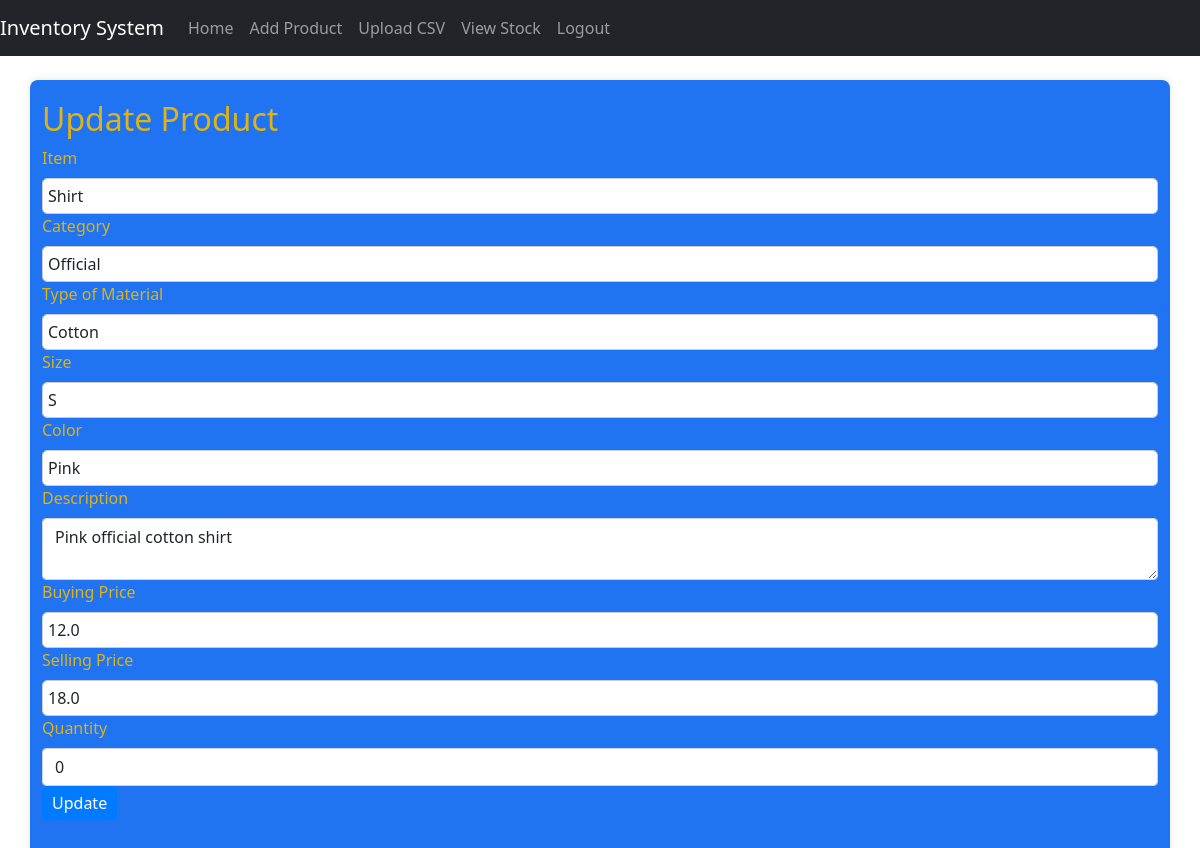
Before: /product/update/SO0004 (signed in) with the older database file.
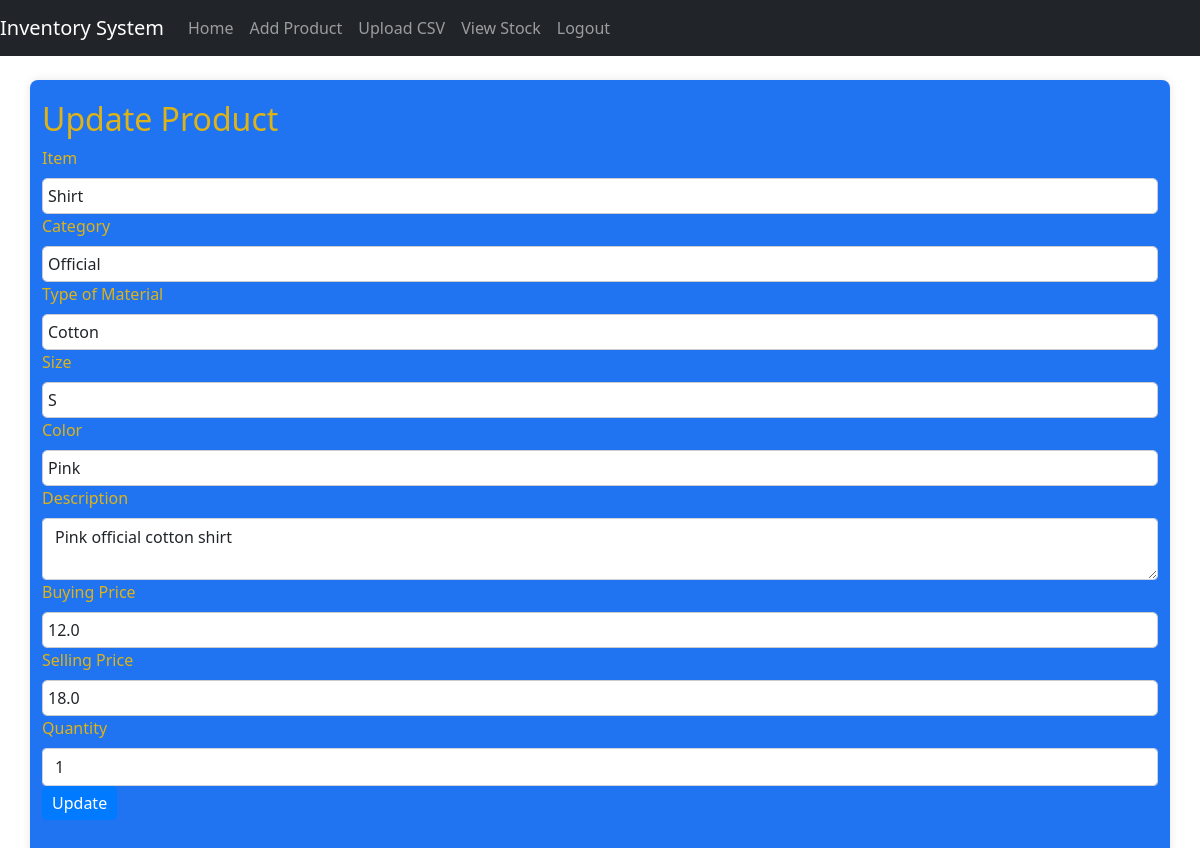
After: the same page with the newer database file.
### STORE/models.py (models this page shows, shortened)
class Product(db.Model):
    id = db.Column(db.Integer, primary_key=True)
    pre = db.Column(db.String(10), nullable=False)
    code = db.Column(db.String(20), nullable=False, unique=True)
    item = db.Column(db.String(50), nullable=False)
    category = db.Column(db.String(50), nullable=False)
    type_material = db.Column(db.String(50), nullable=False)
    size = db.Column(db.String(10), nullable=False)
    color = db.Column(db.String(20), nullable=False)
    description = db.Column(db.String(255), nullable=True)
    buying_price = db.Column(db.Float, nullable=False)
    selling_price = db.Column(db.Float, nullable=False)
    quantity = db.Column(db.Integer, nullable=False)

### STORE/routes.py (the view, shortened to what this page needs)
@bp.route('/product/update/<string:code>', methods=['GET', 'POST'])
@login_required
def update_product(code):
    product = Product.query.filter_by(code=code).first()
    if not product:
        flash(f'Product with code {code} not found.', 'danger')
        return redirect(url_for('routes.view_stock'))
    form = UpdateProductForm(obj=product)
    return render_template('update_product.html', form=form, product=product)

### STORE/forms.py
class UpdateProductForm(FlaskForm):
    item = StringField('Item', validators=[DataRequired()])
    category = StringField('Category', validators=[DataRequired()])
    type_material = StringField('Type of Material', validators=[DataRequired()])
    size = StringField('Size', validators=[DataRequired()])
    color = StringField('Color', validators=[DataRequired()])
    description = TextAreaField('Description', validators=[DataRequired()])
    buying_price = FloatField('Buying Price', validators=[DataRequired()])
    selling_price = FloatField('Selling Price', validators=[DataRequired()])
    quantity = IntegerField('Quantity', validators=[DataRequired()])

### STORE/__init__.py (called while the page is built)
def create_app():
    app = Flask(__name__)
    app.config['SECRET_KEY'] = 'your_secret_key_here'
    app.config['SQLALCHEMY_DATABASE_URI'] = 'sqlite:///C:\\Users\\gabriel.githinji\\Desktop\\tests\\Clothes-Store-Inventory-with-Flask\\instance\\your_database.db'
    app.config['SQLALCHEMY_TRACK_MODIFICATIONS'] = False
    db.init_app(app)
    login_manager.init_app(app)
    login_manager.login_view = 'routes.login'
    migrate = Migrate(app, db)
    from STORE.models import User
    @login_manager.user_loader
    def load_user(user_id):
        return User.query.get(int(user_id))
    from STORE.routes import bp as routes_bp
    app.register_blueprint(routes_bp)
    return app

### STORE/templates/update_product.html (shortened to what this page needs)
{% extends "base.html" %}
{% block content %}
<div class="row">
    <div class="col">
        <h2>Update Product</h2>
        <form method="POST">
            <div class="form-group">
                {{ form.item.label(class="form-label") }}
                {{ form.item(class="form-control") }}
            </div>
            <div class="form-group">
                {{ form.category.label(class="form-label") }}
                {{ form.category(class="form-control") }}
            </div>
            <div class="form-group">
                {{ form.type_material.label(class="form-label") }}
                {{ form.type_material(class="form-control") }}
            </div>
            <div class="form-group">
                {{ form.size.label(class="form-label") }}
                {{ form.size(class="form-control") }}
            </div>
            <div class="form-group">
                {{ form.color.label(class="form-label") }}
                {{ form.color(class="form-control") }}
            </div>
            <div class="form-group">
                {{ form.description.label(class="form-label") }}
                {{ form.description(class="form-control") }}
            </div>
            <div class="form-group">
                {{ form.buying_price.label(class="form-label") }}
                {{ form.buying_price(class="form-control") }}
            </div>
            <div class="form-group">
                {{ form.selling_price.label(class="form-label") }}
                {{ form.selling_price(class="form-control") }}
            </div>
            <div class="form-group">
                {{ form.quantity.label(class="form-label") }}
                {{ form.quantity(class="form-control") }}
            </div>
            <button type="submit" class="btn btn-primary">Update</button>
        </form>
    </div>
</div>
{% endblock %}

### STORE/templates/base.html (shortened to what this page needs)
<!DOCTYPE html>
<html lang="en">
<head>
    <link rel="stylesheet" type="text/css" href="{{ url_for('static', filename='css/theme.css') }}">
    <link rel="stylesheet" type="text/css" href="{{ url_for('static', filename='css/custom_table.css') }}">
    <link href="https://cdn.jsdelivr.net/npm/bootstrap@5.0.2/dist/css/bootstrap.min.css" rel="stylesheet">
</head>
<body>
    <nav class="navbar navbar-expand-lg navbar-dark bg-dark">
        <a class="navbar-brand" href="{{ url_for('routes.index') }}">Inventory System</a>
        <div class="collapse navbar-collapse" id="navbarNav">
            <ul class="navbar-nav">
                <li class="nav-item">
                    <a class="nav-link" href="{{ url_for('routes.index') }}">Home</a>
                </li>
                {% if current_user.is_authenticated %}
                <li class="nav-item">
                    <a class="nav-link" href="{{ url_for('routes.add_product') }}">Add Product</a>
                </li>
                <li class="nav-item">
                    <a class="nav-link" href="{{ url_for('routes.upload_csv') }}">Upload CSV</a>
                </li>
                <li class="nav-item">
                    <a class="nav-link" href="{{ url_for('routes.view_stock') }}">View Stock</a>
                </li>
                <li class="nav-item">
                    <a class="nav-link" href="{{ url_for('routes.logout') }}">Logout</a>
                </li>
                {% endif %}
            </ul>
        </div>
    </nav>
    <div class="container mt-4">
        {% block content %}
        {% endblock %}
    </div>
</body>
</html>

### STORE/static/css/theme.css (style rules this page uses)
body { font-family: 'Arial', sans-serif; background-color: #FFC300; color: #1a3b70; margin: 0; padding: 0; height: 100vh; }
a { color: #0A1931; }
.container { background-color: #2074f1; color: #dfb315; padding: 20px; border-radius: 8px; box-shadow: 0 0 10px rgba(0, 0, 0, 0.1); margin: 20px auto; max-width: 1000px; }
.btn-primary { background-color: #0A1931; color: #FFC300; border: none; padding: 10px 20px; border-radius: 4px; }

### STORE/static/css/custom_table.css (style rules this page uses)
form { margin-bottom: 20px; }
label { margin-right: 10px; }
input[type="text"], input[type="date"] { margin-right: 20px; padding: 5px; border-radius: 5px; border: 1px solid #ccc; }
button[type="submit"] { padding: 5px 10px; border-radius: 5px; background-color: #007bff; color: #fff; border: none; cursor: pointer; }

Changed rows visible on the page:
changed Product "Shirt": quantity "0" → "1"
